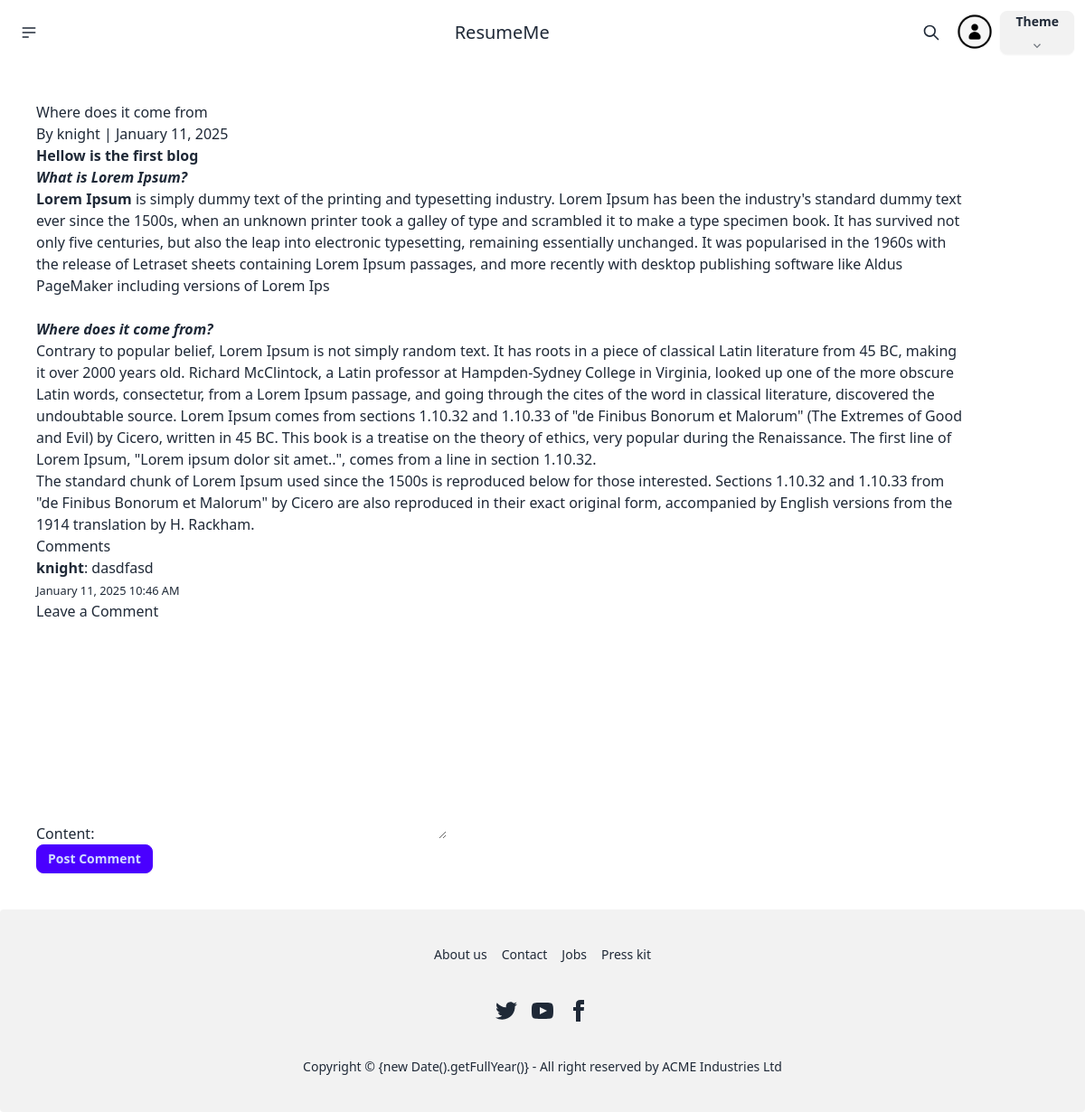
Screenshot of /blog/where-does-it-come-from/ with the database file from the repository.
### blog/models.py (models this page shows, shortened)
class Blog(models.Model):
    title = models.CharField(max_length=255)
    slug = models.SlugField(unique=True ,null=True , blank=True)
    author = models.ForeignKey(User, on_delete=models.CASCADE, related_name='blogs')
    content = RichTextUploadingField()
    created_at = models.DateTimeField(auto_now_add=True)
    updated_at = models.DateTimeField(auto_now=True)
    is_published = models.BooleanField(default=False)
    views = models.PositiveIntegerField(default=0)
    def save(self, *args, **kwargs):
        if not self.slug:
            self.slug = slugify(self.title)
        super().save(*args, **kwargs)

class Comment(models.Model):
    blog = models.ForeignKey(Blog, on_delete=models.CASCADE, related_name='comments')
    author = models.ForeignKey(User, on_delete=models.CASCADE)
    content = RichTextField()
    created_at = models.DateTimeField(auto_now_add=True)
    likes = models.PositiveIntegerField(default=0)

### blog/views.py (the view)
# urls.py: path('<slug:slug>/', views.blog_detail, name='blog_detail'),
def blog_detail(request, slug):
    blog = get_object_or_404(Blog, slug=slug)
    comments = blog.comments.all()
    blog.views += 1
    blog.save()
    if request.method == 'POST':
        form = CommentForm(request.POST)
        if form.is_valid():
            comment = form.save(commit=False)
            comment.blog = blog
            comment.author = request.user
            comment.save()
            return redirect('blog_detail', slug=blog.slug)
    else:
        form = CommentForm()
    return render(request, 'blog_detail.html', {
        'blog': blog,
        'comments': comments,
        'form': form,
    })

### blog/forms.py
class CommentForm(forms.ModelForm):
    class Meta:
        model = Comment
        fields = ['content']
        widgets = {
            'content': forms.Textarea(attrs={'class': 'ckeditor'}),
        }

### templates/blog_detail.html (shortened to what this page needs)
{% include "base.html" %}
<div class="container m-10">
<h1>{{ blog.title }}</h1>
<p>By {{ blog.author }} | {{ blog.created_at|date:"F d, Y" }}</p>
<div>{{ blog.content|safe }}</div>
<h3>Comments</h3>
{% for comment in comments %}
    <div>
        <p><strong>{{ comment.author }}</strong>: {{ comment.content }}</p>
        <p><small>{{ comment.created_at|date:"F d, Y h:i A" }}</small></p>
    </div>
{% endfor %}
<h4>Leave a Comment</h4>
<form method="POST">
    {{ form.as_p }}
    <button type="submit" class="btn btn-primary btn-sm">Post Comment</button>
</form>
</div>
{% include "footer.html" %}

### templates/base.html (style rules this page uses)
body { background-color: neutral-content; }

### rows the page displays
Blog: title "Where does it come from", author "knight", created_at "January 11, 2025", content "Hellow is the first blog What is Lorem Ipsum? Lorem Ipsum is simply dummy text of the printing and typesetting industry. Lorem Ipsum has been the industry's standard dummy text ever since the 1500s, when an unknown printer took a galley of type and scrambled it to make a type specimen book. It has survived not only five centuries, but also the leap into electronic typesetting, remaining essentially unchanged. It was popularised in the 1960s with the release of Letraset sheets containing Lorem Ipsum passages, and more recently with desktop publishing software like Aldus PageMaker including versions of Lorem Ips Where does it come from? Contrary to popular belief, Lorem Ipsum is not simply…"
Comment: author "knight", content "dasdfasd", created_at "January 11, 2025 10:46 AM"
